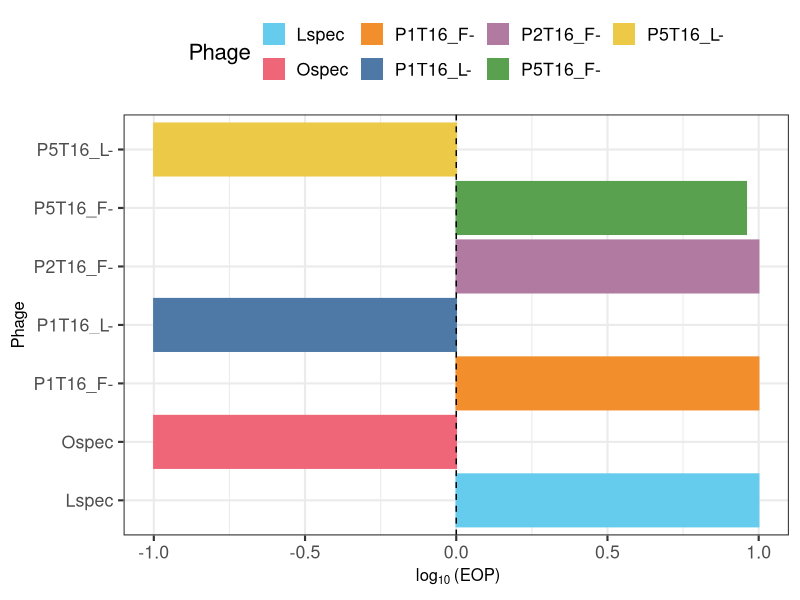
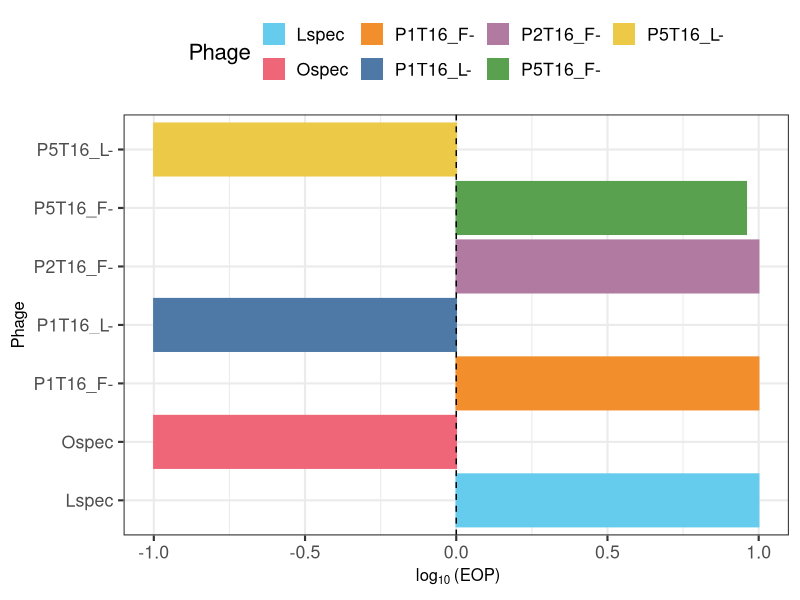

Source code (R) for these figures, in order:

library(ggplot2)
library(ggpubr)
library(tidyverse)
library(car)

setwd("CocktailvsGeneralist/2022-11-01-evo-cocktail")
rawdat <- read.csv(file = "22-11-01-data.csv")
rawdat <- subset(rawdat, Pop != '3')
rawdat <- subset(rawdat, Pop != '4')

# Manually specify colors for each Treatment
colores <- c('#66CCEE','#EE6677',
             '#F28E2B','#4E79A7',
             '#B07AA1',
             '#59A14F','#EDC948')
names(colores) <- c('Lspec','Ospec',
                    'P1T16_F-', 'P1T16_L-',
                    'P2T16_F-',
                    'P5T16_F-', 'P5T16_L-')

# SI INDEX ####
#rawdat$Group <- paste(rawdat$Phage, rawdat$Rep, rawdat$Timepoint, sep = '_')
length(unique(rawdat$Phage))
datframe <- data.frame(Phage = as.character(),
                       SIndex = as.character())

for (i in 1:length(unique(rawdat$Phage))) {
  print(i)
  print(unique(rawdat$Phage)[i])
  x <- subset(rawdat, Phage == unique(rawdat$Phage)[i])
  L <- subset(x, Host == 'ΔOmpF')$Titer
  O <- subset(x, Host == 'ΔLamB')$Titer
  dat <- data.frame(nrow = 1, ncol = 2)
  dat[1,1] <- as.character(x[1,5])
  dat[1,2] <- ((L-O)/(L+O))
  datframe <- rbind(as.data.frame(dat), datframe)
}
colnames(datframe) <- c('Phage','SIndex')
datframe$Phage <- as.factor(datframe$Phage)
levels(datframe$Phage)

# Plot ####
SIplot <- ggplot(data = datframe, 
                  aes(x = Phage, y = SIndex,
                      color = Phage, fill = Phage)) +
  geom_bar(stat = 'identity', position='dodge') +
  theme_bw(base_size = 16) +
  theme(legend.position = 'top') +
  labs(y = bquote(~log[10]~'(EOP)')) +
  scale_y_continuous(limits = c(-1,1),
                     breaks = seq(-1,1,0.5)) +
    scale_color_manual(values = colores,
                       guide = 'none') +
    scale_fill_manual(values = colores) +
  geom_hline(yintercept = 0, linetype = 'dashed') +
  theme(axis.title = element_text(size = 12)) +
  coord_flip()
SIplot
ggsave(filename = 'SIndex.pdf', SIplot,
       width = 8, height = 4)




















